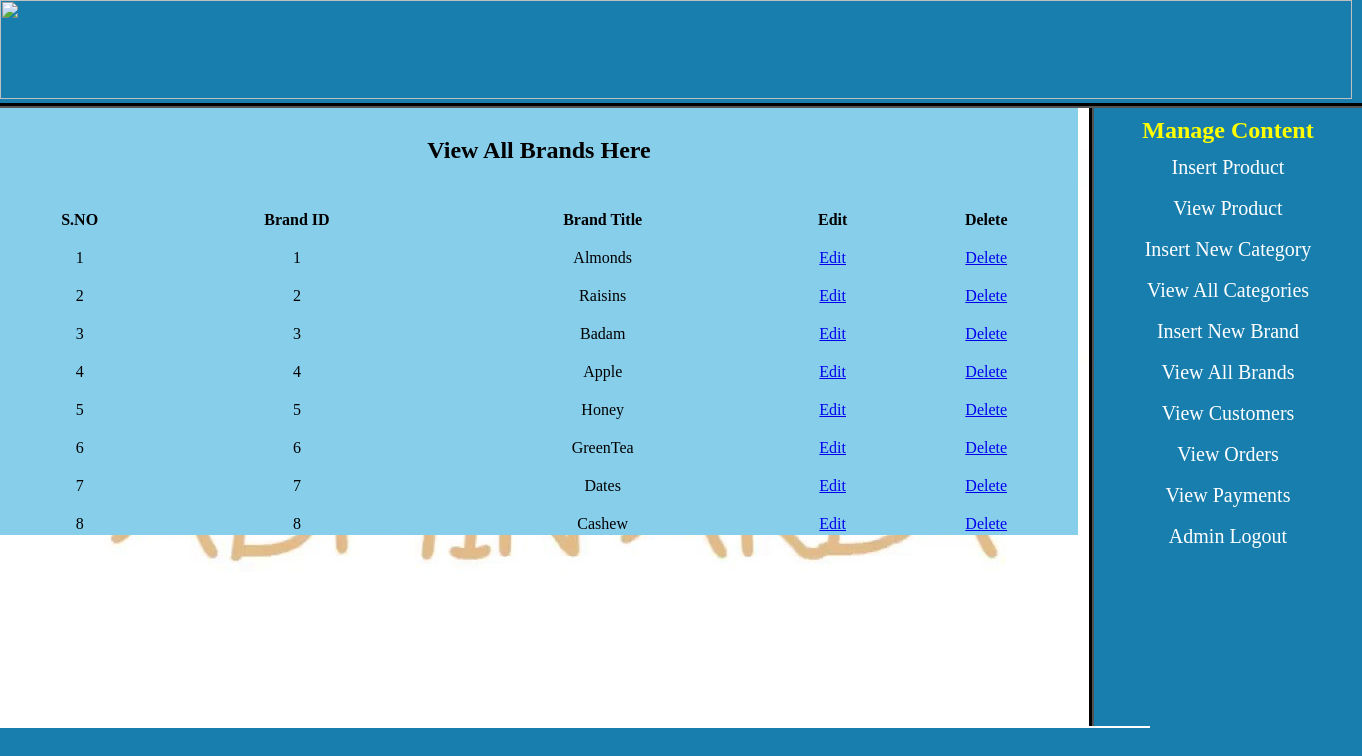
Page /admin_area/index.php?view_brands (signed in) on the committed database.
### tables this page shows
CREATE TABLE `brands` (
  `brand_id` int(100) NOT NULL,
  `brand_title` text NOT NULL
);

### admin_area/view_brands.php (the view)
<?php
if(!isset($_SESSION['user_email']))
{
echo "<script> window.open('login.php?not_admin=You are not a admin !','_self') </script>";
}
else
{
?>
   <table width="1078"  align="center"  bgcolor="skyblue">
<tr align="center">
	<td colspan="6"> <h2><br>View All Brands Here<br><br></h2></td>
</tr>
<tr align="center" bgcolor="skyblue">
	    <th><br>S.NO</th>
	    <th><br>Brand ID</th>
	    <th><br>Brand Title</th>
	       <th><br>Edit</th>
	        <th><br>Delete</th>
</tr>
  <?php
include("includes/db.php");
$get_brand="select * from brands";
$run_brand=mysqli_query($con,$get_brand);
$i=0;
while($row_brand=mysqli_fetch_array($run_brand))
{
  $brand_id=$row_brand['brand_id'];
  $brand_title=$row_brand['brand_title'];
  $i++;
?>
<tr align="center">
    <td><br><?php echo $i;  ?></td>
    <td><br><?php echo $brand_id;  ?></td>
	<td><br><?php echo $brand_title;  ?></td>
	<td><br><a href="index.php?edit_brand=<?php echo $brand_id; ?>">Edit</a></td>
	<td><br><a href="delete_brand.php?delete_brand=<?php echo $brand_id; ?> ">Delete</a></td>
</tr>
<?php } ?>
   </table>
<?php  } ?>

### admin_area/styles/style.css (style rules this page uses)
html, body, div, span, applet, object, iframe, h1, h2, h3, h4, h5, h6, p, blockquote, pre, a, abbr, acronym, address, big, cite, code, del, dfn, em, img, ins, kbd, q, s, samp, small, strike, strong, sub, sup, tt, var, b, u, i, center, dl, dt, dd, ol, ul, li, fieldset, form, label, legend, table, caption, tbody, tfoot, thead, tr, th, td, article, aside, canvas, details, embed, figure, figcaption, footer, header, hgroup, menu, nav, output, ruby, section, summary, time, mark, audio, video { margin: 0; padding: 0; border: 0; vertical-align: baseline; }
body { background:#187eae; }

### rows in the picture
brands: brand_id "1", brand_title "Almonds"
brands: brand_id "2", brand_title "Raisins"
brands: brand_id "3", brand_title "Badam"
brands: brand_id "4", brand_title "Apple"
brands: brand_id "5", brand_title "Honey"
brands: brand_id "6", brand_title "GreenTea"
brands: brand_id "7", brand_title "Dates"
brands: brand_id "8", brand_title "Cashew"
